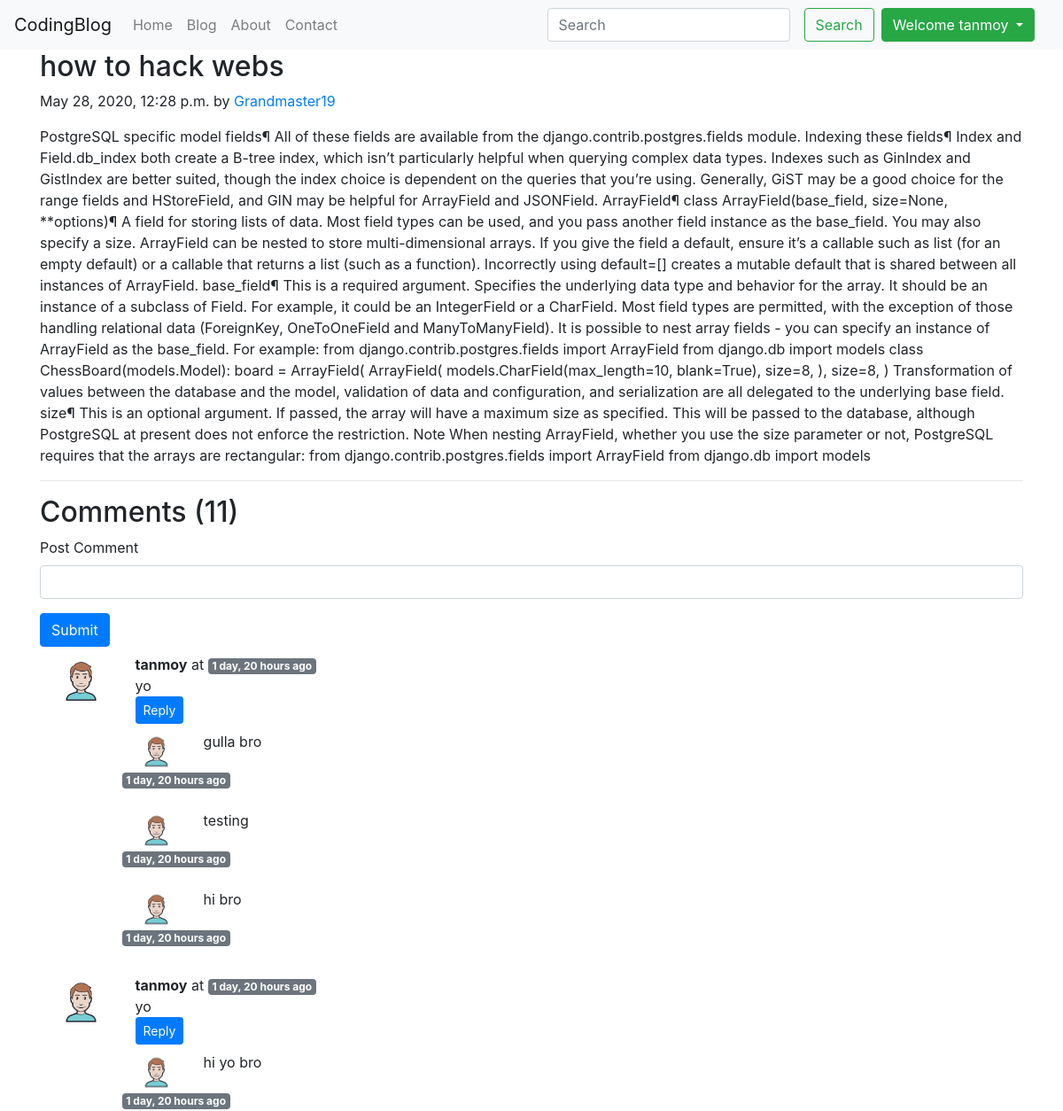
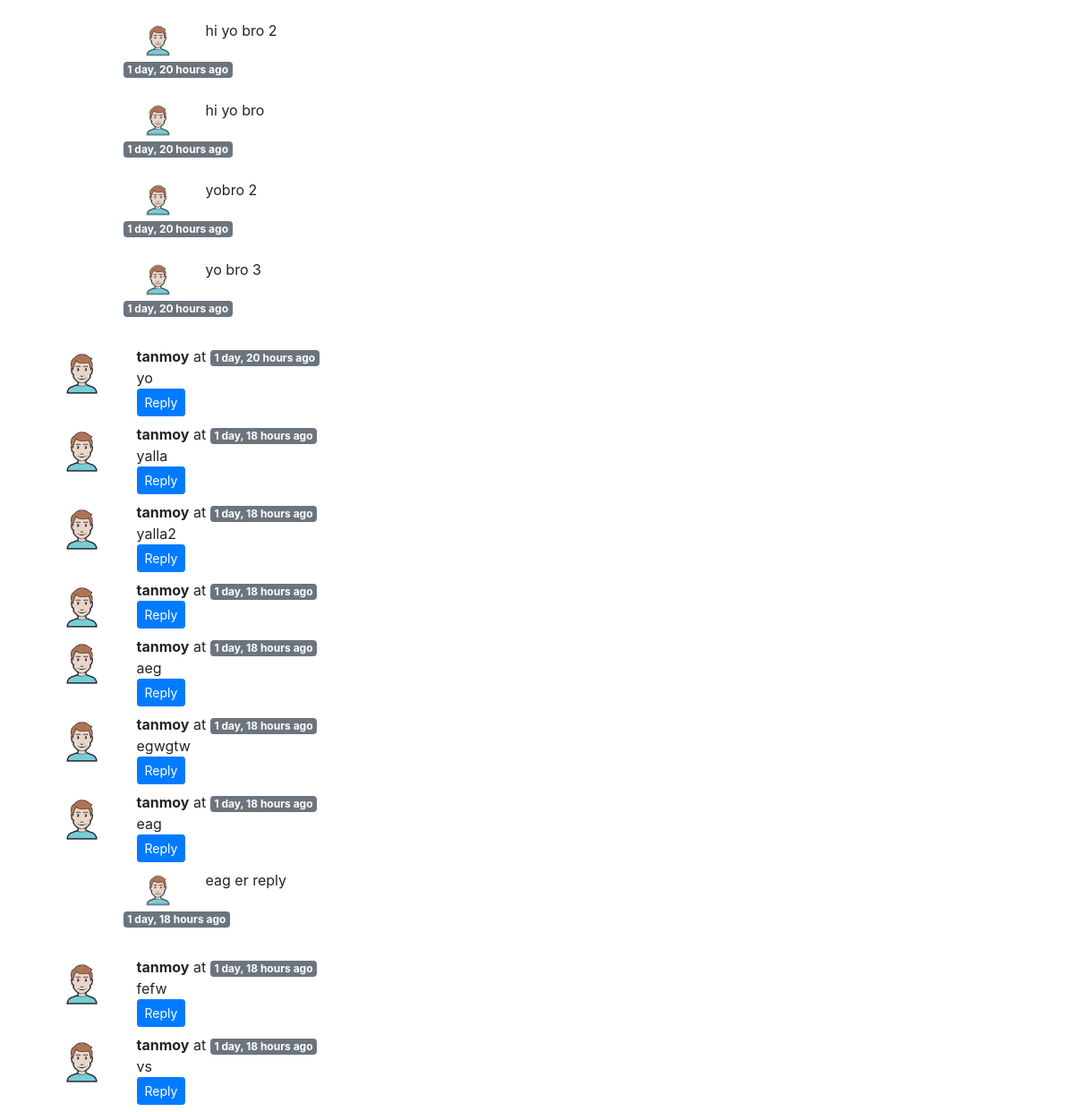
The app's page /blog/GM1957 (signed in) with its own data (2 pictures, top to bottom).
### blog/models.py (models this page shows, shortened)
class Post(models.Model):
    sno = models.AutoField(primary_key = True)
    title = models.CharField(max_length=255)
    content = models.TextField()
    author = models.CharField(max_length=13)
    slug  = models.CharField(max_length=130)
    timeStamp = models.DateTimeField(blank =True)

class BlogComment(models.Model):
    sno = models.AutoField(primary_key = True)
    comment = models.TextField()
    user = models.ForeignKey(User, on_delete=models.CASCADE)
    post = models.ForeignKey(Post, on_delete=models.CASCADE, null=True)
    parent = models.ForeignKey('self', on_delete=models.CASCADE, null=True)
    timestamp = models.DateTimeField(default = now)

### blog/views.py (the view)
# urls.py: path('<str:slug>', views.blogPost, name='blogPost'),
def blogPost(request, slug):
    post = Post.objects.filter(slug=slug).first()
    comments = BlogComment.objects.filter(post=post, parent=None)
    replies = BlogComment.objects.filter(post=post).exclude(parent=None)
    replyDict = {}
    for reply in replies:
        if reply.parent.sno not in replyDict.keys():
            replyDict[reply.parent.sno] = [reply]
        else:
            replyDict[reply.parent.sno].append(reply)
    context = {'post': post, 'comments': comments,
               'user': request.user, 'replyDict': replyDict}
    return render(request, 'blog/blogPost.html', context)

### blog/templatetags/extras.py (called while the page is built)
@register.filter(name='get_val')
def get_val(dict,key):
    return dict.get(key)

### templates/blog/blogPost.html (shortened to what this page needs)
{% extends 'base.html' %}
{% block body %}
{% load humanize %}
{% load extras %}
<div class="container">
    <h2 class="blog-post-title">
        {{post.title}}
    </h2>
    <p class="blog-post-meta">{{post.timeStamp}} by <a href="#">{{post.author}}</a></p>
    <p>{{post.content|safe}}</p>
    <hr>
</div>
<div class="container">
    <h2>
        Comments ({{comments.count}})
    </h2>
    <div class="my-2">
        {% if user.is_authenticated %}
        <form action="/blog/postComment" method="post">
            <div class="form-group">
                <label for="exampleInputEmail1">Post Comment</label>
                <input type="text" class="form-control" name="comment">
            </div>
            <button type="submit" class="btn btn-primary">Submit</button>
        </form>
        {% else %}
        <p> Please Login to Post a Comment
            {% endif %}
    </div>
    {% for comment in comments %}
    <div class="row mx-0">
        <div class="col-md-1"><img class="rounded mx-auto d-block w-100 " src="/static/img/user.png" alt="user"></div>
        <div class="col-md-10"><b>{{comment.user.username}}</b> at
            <span class="badge badge-secondary">{{comment.timestamp | naturaltime}}</span>
            <div>{{comment.comment}}</div>
            <div class="reply mx-0">
                {% if user.is_authenticated %}
                <button class="btn btn-primary btn-sm" type="button" data-toggle="collapse"
                    data-target="#replyBox{{comment.sno}}" aria-expanded="false"
                    aria-controls="replyBox{{comment.sno}}">
                    Reply
                </button>
                {% else %}
                <button class="btn btn-primary btn-sm disabled" type="button" data-toggle="collapse"
                    data-target="#replyBox{{comment.sno}}" aria-expanded="false"
                    aria-controls="replyBox{{comment.sno}}">
                    Login to Reply
                </button>
                {% endif %}
            </div>
            <div class="replies my-2">
                {% for reply in replyDict|get_val:comment.sno %}
                <div class="row">
                    <div class="col-md-1"><img class="rounded mx-auto d-block w-100 " src="/static/img/user.png"
                            alt="user"></div>
                    <div class="col-md-11">
                        {{reply.comment}}
                    </div>
                    <span class="badge badge-secondary">{{comment.timestamp | naturaltime}}</span>
                </div>
                <br>
                {% endfor %}
            </div>
        </div>
    </div>
    {% endfor %}
</div>
{% endblock body %}

### templates/base.html (shortened to what this page needs)
<!doctype html>
<html lang="en">
<head>
  <link rel="stylesheet" href="https://stackpath.bootstrapcdn.com/bootstrap/4.5.0/css/bootstrap.min.css"
>
</head>
<body>
  <nav class="navbar navbar-expand-lg navbar-light bg-light">
    <a class="navbar-brand" href="/">CodingBlog</a>
    <div class="collapse navbar-collapse" id="navbarSupportedContent">
      <ul class="navbar-nav mr-auto">
        <li class="nav-item {% block homeactive %} {% endblock homeactive %}">
          <a class="nav-link" href="/">Home <span class="sr-only">(current)</span></a>
        </li>
        <li class="nav-item {% block blogctive %} {% endblock blogctive %}">
          <a class="nav-link" href="/blog">Blog <span class="sr-only">(current)</span></a>
        </li>
        <li class="nav-item {% block aboutactive %} {% endblock aboutactive %}">
          <a class="nav-link" href="/about">About <span class="sr-only">(current)</span></a>
        </li>
        <li class="nav-item {% block contactactive %} {% endblock contactactive %}">
          <a class="nav-link" href="/contact">Contact <span class="sr-only">(current)</span></a>
        </li>
      </ul>
      <form class="form-inline m-2 my-lg-0" method="get" action="/search" >
        <input class="form-control mr-sm-2" type="search" placeholder="Search" aria-label="Search" name="query"
          id="query">
        <button class="btn btn-outline-success m-2 my-sm-0" type="submit">Search</button>
        {% if user.is_authenticated %}
        <ul class="navbar-nav mr-2">
        <li>
<div class="btn-group">
  <button type="button" class="btn btn-success dropdown-toggle" data-toggle="dropdown" aria-haspopup="true" aria-expanded="false">
    Welcome {{request.user}}
  </button>
</div>
        </li>
        </ul>
        {% endif %}
      </form>
    </div>
  </nav>
  {% block body %}
  {% endblock body %}
</body>
</html>

### records on screen
Post: title "how to hack webs", timeStamp "May 28, 2020, 12:28 p.m.", author "Grandmaster19", content "PostgreSQL specific model fields¶ All of these fields are available from the django.contrib.postgres.fields module. Indexing these fields¶ Index and Field.db_index both create a B-tree index, which isn’t particularly helpful when querying complex data types. Indexes such as GinIndex and GistIndex are better suited, though the index choice is dependent on the queries that you’re using. Generally, GiST may be a good choice for the range fields and HStoreField, and GIN may be helpful for ArrayField and JSONField. ArrayField¶ class ArrayField(base_field, size=None, **options)¶ A field for storing lists of data. Most field types can be used, and you pass another field instance as the base_field.…"
BlogComment: user.username "tanmoy", timestamp "1 day, 20 hours ago", comment "yo"
BlogComment: comment "gulla bro"
BlogComment: comment "testing"
BlogComment: comment "hi bro"
BlogComment: user.username "tanmoy", timestamp "1 day, 20 hours ago", comment "yo"
BlogComment: comment "hi yo bro"
BlogComment: comment "hi yo bro 2"
BlogComment: comment "hi yo bro"
BlogComment: comment "yobro 2"
BlogComment: comment "yo bro 3"
BlogComment: user.username "tanmoy", timestamp "1 day, 20 hours ago", comment "yo"
BlogComment: user.username "tanmoy", timestamp "1 day, 18 hours ago", comment "yalla"
BlogComment: user.username "tanmoy", timestamp "1 day, 18 hours ago", comment "yalla2"
BlogComment: user.username "tanmoy", timestamp "1 day, 18 hours ago"
BlogComment: user.username "tanmoy", timestamp "1 day, 18 hours ago", comment "aeg"
BlogComment: user.username "tanmoy", timestamp "1 day, 18 hours ago", comment "egwgtw"
BlogComment: user.username "tanmoy", timestamp "1 day, 18 hours ago", comment "eag"
BlogComment: comment "eag er reply"
BlogComment: user.username "tanmoy", timestamp "1 day, 18 hours ago", comment "fefw"
BlogComment: user.username "tanmoy", timestamp "1 day, 18 hours ago", comment "vs"

### other values on screen
{{ request.user }} "tanmoy"
{{ comments.count }} "11"
